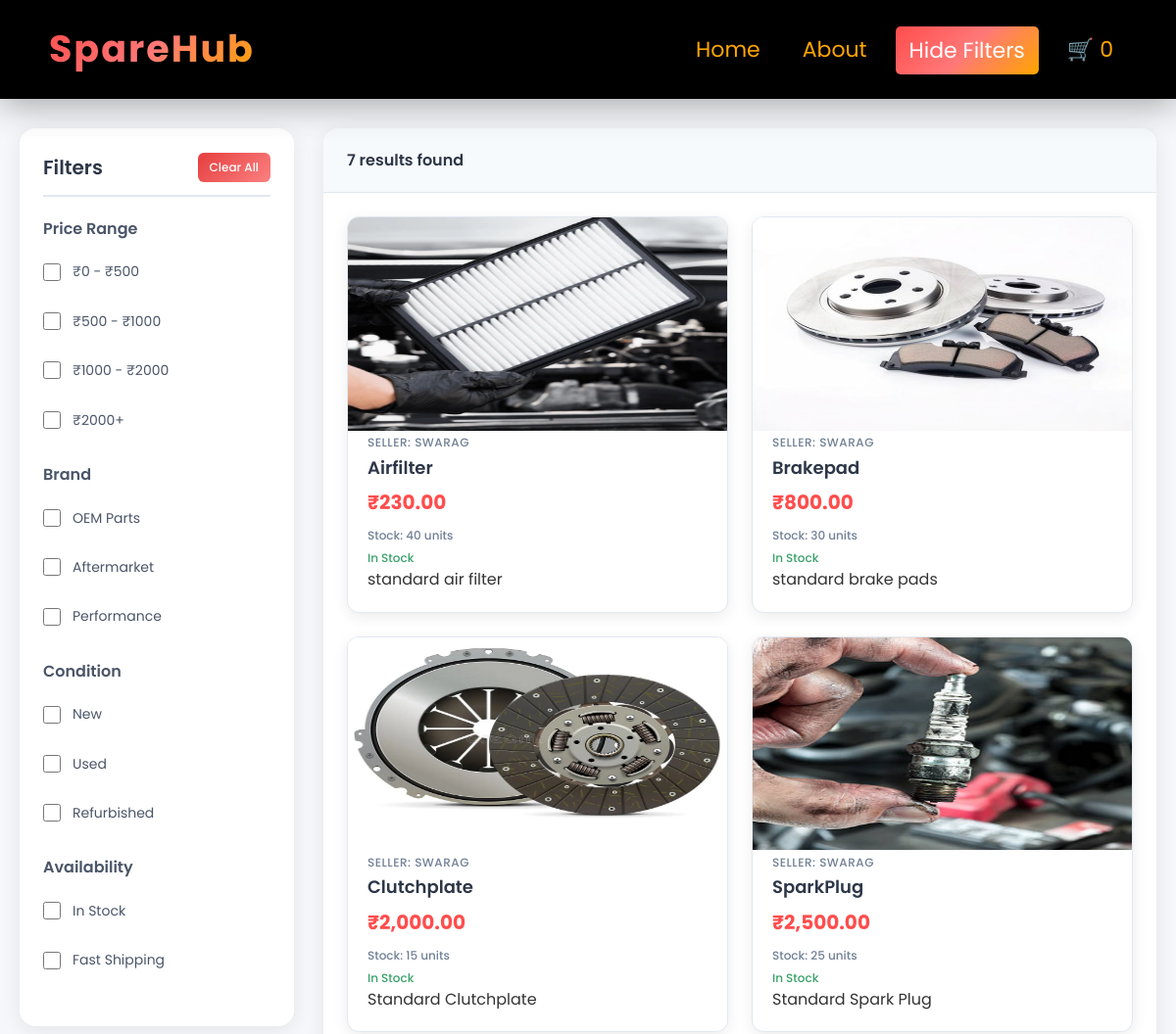
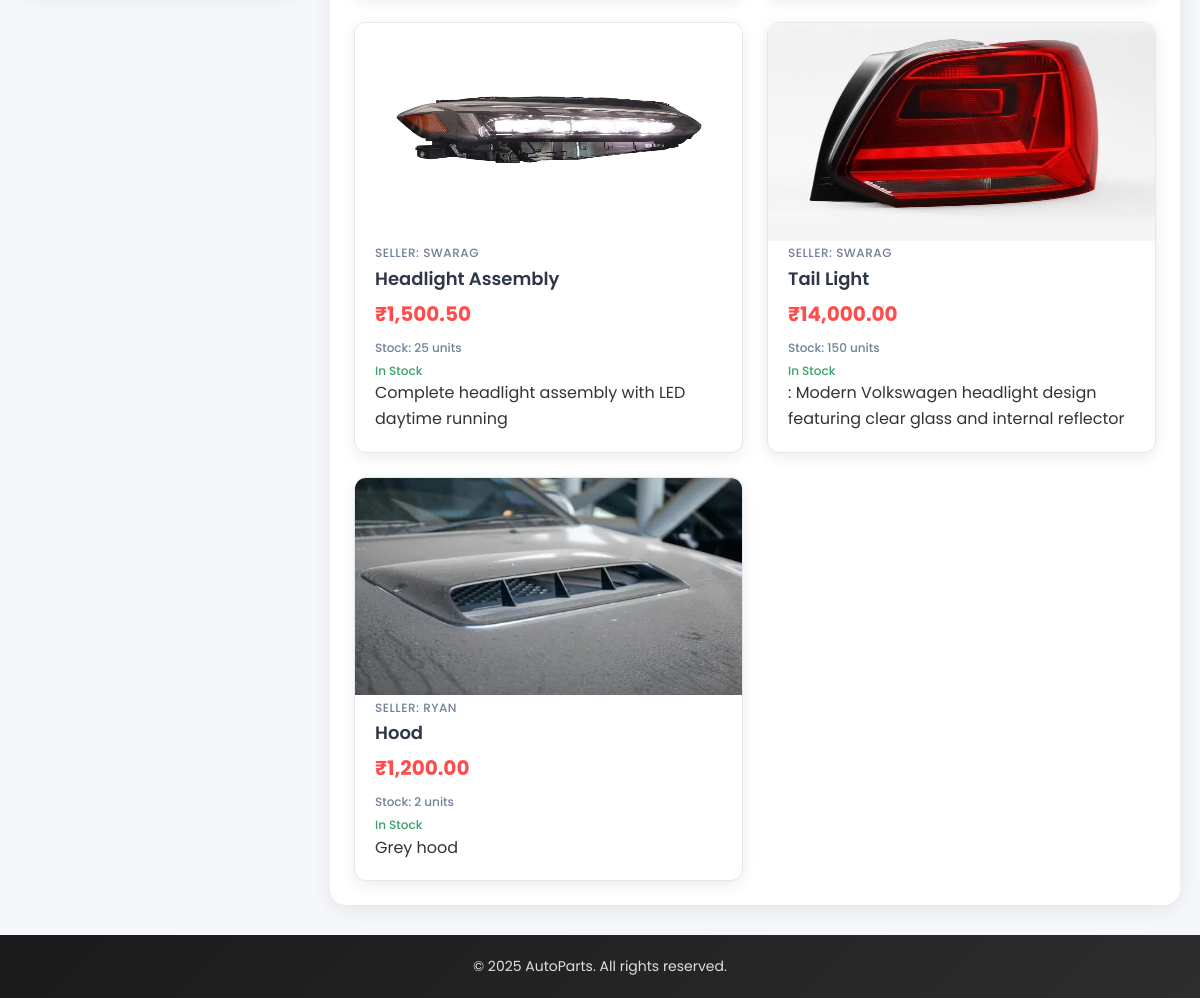
The page /pages/results.php on the database its author committed (2 pictures, top to bottom).
### tables this page shows
CREATE TABLE `parts` (
  `part_id` int(11) NOT NULL,
  `seller_id` int(11) DEFAULT NULL,
  `name` varchar(100) NOT NULL,
  `description` text DEFAULT NULL,
  `price` decimal(10,2) NOT NULL,
  `stock` int(11) DEFAULT 1,
  `brand` varchar(50) DEFAULT NULL,
  `model` varchar(50) DEFAULT NULL,
  `year` int(11) DEFAULT NULL,
  `category` varchar(50) DEFAULT NULL,
  `status` enum('new','used','refurbished') NOT NULL,
  `oem_number` varchar(50) DEFAULT NULL,
  `images` text DEFAULT NULL,
  `created_at` timestamp NULL DEFAULT current_timestamp(),
  `updated_at` timestamp NULL DEFAULT current_timestamp() ON UPDATE current_timestamp()
);

CREATE TABLE `users` (
  `user_id` int(11) NOT NULL,
  `name` varchar(100) NOT NULL,
  `password` varchar(255) NOT NULL,
  `role` enum('seller','buyer','admin') NOT NULL,
  `email` varchar(255) DEFAULT NULL,
  `phone` varchar(15) DEFAULT NULL,
  `created_at` date DEFAULT NULL
);

### pages/results.php (the view, shortened to what this page needs)
<?php
include '../database/db.php';
$stmt = $conn->prepare("SELECT p.*, u.name as seller_name FROM parts p JOIN users u ON p.seller_id = u.user_id WHERE p.stock > 0");
$stmt->execute();
$result = $stmt->get_result();
$parts = $result->fetch_all(MYSQLI_ASSOC);
$total_parts = count($parts);
?>
<html>
<head>
    <link rel="stylesheet" href="../styles/result.css">
</head>
<body>
    <div class="results-container">
        <div class="navbar">
            <div class="brand">SpareHub</div>
            <div class="links">
                <ul>
                    <li><a href="./Homepage.php">Home</a></li>
                    <li><a href="./about.html">About</a></li>
                    <li>
                        <button class="filter-btn" onclick="toggleFilters()" id="navbarFilterBtn">
                            Hide Filters
                        </button>
                    </li>
                    <li>
                        <a href="cart.php" class="cart-icon-link" title="View Cart">
                            <span class="cart-icon">
                                🛒
                                <span id="cart-count" class="cart-count">0</span>
                            </span>
                        </a>
                    </li>
                </ul>
            </div>
        </div>
        <main class="results-main">
            <section class="filters-sidebar" id="filtersSidebar">
                <div class="filters-header">
                    <h3>Filters</h3>
                    <button class="clear-filters-btn" onclick="clearAllFilters()">Clear All</button>
                </div>
                <div class="filter-group">
                    <h4>Price Range</h4>
                    <ul class="checkbox-group">
                        <li><label><input type="checkbox" onchange="applyFilters()"> ₹0 - ₹500</label></li>
                        <li><label><input type="checkbox" onchange="applyFilters()"> ₹500 - ₹1000</label></li>
                        <li><label><input type="checkbox" onchange="applyFilters()"> ₹1000 - ₹2000</label></li>
                        <li><label><input type="checkbox" onchange="applyFilters()"> ₹2000+</label></li>
                    </ul>
                </div>
                <div class="filter-group">
                    <h4>Brand</h4>
                    <ul class="checkbox-group">
                        <li><label><input type="checkbox" onchange="applyFilters()"> OEM Parts</label></li>
                        <li><label><input type="checkbox" onchange="applyFilters()"> Aftermarket</label></li>
                        <li><label><input type="checkbox" onchange="applyFilters()"> Performance</label></li>
                    </ul>
                </div>
                <div class="filter-group">
                    <h4>Condition</h4>
                    <ul class="checkbox-group">
                        <li><label><input type="checkbox" onchange="applyFilters()"> New</label></li>
                        <li><label><input type="checkbox" onchange="applyFilters()"> Used</label></li>
                        <li><label><input type="checkbox" onchange="applyFilters()"> Refurbished</label></li>
                    </ul>
                </div>
                <div class="filter-group">
                    <h4>Availability</h4>
                    <ul class="checkbox-group">
                        <li><label><input type="checkbox" onchange="applyFilters()"> In Stock</label></li>
                        <li><label><input type="checkbox" onchange="applyFilters()"> Fast Shipping</label></li>
                    </ul>
                </div>
            </section>
            <section class="results-grid">
                <div class="results-header-bar">
                    <span class="results-count" id="resultsCount"><?php echo $total_parts; ?> results found</span>
                </div>
                <div class="products-grid">
                    <?php foreach ($parts as $part): ?>
                    <div class="product-card"
                        data-price="<?php echo $part['price']; ?>"
                        data-condition="New"
                        data-availability="<?php echo $part['stock'] > 0 ? 'In Stock' : 'Out of Stock'; ?>"
                        onclick="window.location.href='partdetails.php?id=<?php echo $part['part_id']; ?>'">
                        <div class="product-image">
                            <img src="<?php echo htmlspecialchars($part['images']); ?>" alt="<?php echo htmlspecialchars($part['name']); ?>">
                        </div>
                        <div class="product-info">
                            <div class="product-brand">Seller: <?php echo htmlspecialchars($part['seller_name']); ?></div>
                            <h3 class="product-name"><?php echo htmlspecialchars($part['name']); ?></h3>
                            <div class="product-pricing">
                                <span class="current-price">₹<?php echo number_format($part['price'], 2); ?></span>
                            </div>
                            <div class="product-condition">Stock: <?php echo $part['stock']; ?> units</div>
                            <div class="product-shipping"><?php echo $part['stock'] > 0 ? 'In Stock' : 'Out of Stock'; ?></div>
                            <?php if (!empty($part['description'])): ?>
                            <div class="product-description"><?php echo htmlspecialchars($part['description']); ?></div>
                            <?php endif; ?>
                        </div>
                    </div>
                    <?php endforeach; ?>
                </div>
            </section>
        </main>
        <footer>© 2025 AutoParts. All rights reserved.</footer>
    </div>
</body>
</html>

### styles/result.css (style rules this page uses)
* { margin: 0; padding: 0; box-sizing: border-box; font-family: 'Poppins', sans-serif; }
body { background-color: #f5f7fa; line-height: 1.6; color: #333; }
.results-container { min-height: 100vh; background: #f5f7fa; }
.navbar { display: flex; justify-content: space-between; align-items: center; padding: 20px 50px; background: black; box-shadow: 0 8px 32px rgba(0, 0, 0, 0.3); position: sticky; top: 0; z-index: 1000; backdrop-filter: blur(10px); }
.brand { font-size: 38px; font-weight: bold; background: linear-gradient(135deg, #ff4d4d, #ff7878, #ffa500); -webkit-background-clip: text; -webkit-text-fill-color: transparent; background-clip: text; letter-spacing: 2px; }
.links ul { list-style: none; display: flex; gap: 15px; align-items: flex-end; height: 100%; }
.links li { display: flex; align-items: flex-end; height: 100%; }
.links a { text-decoration: none; color: #ffa500; font-size: 22px; padding: 8px 14px; border-radius: 5px; transition: all 0.3s ease; }
.filter-btn { background: linear-gradient(135deg, #ff4d4d, #ff7878, #ffa500); color: #ffffff; font-size: 22px; padding: 8px 14px; border-radius: 5px; border: none; transition: all 0.3s ease; cursor: pointer; font-family: inherit; }
.results-main { max-width: 1400px; margin: 0 auto; padding: 30px 20px; display: grid; grid-template-columns: 280px 1fr; gap: 30px; }
.filters-sidebar { background: white; padding: 24px; border-radius: 16px; box-shadow: 0 4px 20px rgba(0, 0, 0, 0.08); height: fit-content; position: sticky; top: 120px; }
.filters-header { display: flex; justify-content: space-between; align-items: center; margin-bottom: 20px; padding-bottom: 12px; border-bottom: 2px solid #e2e8f0; }
.filters-header h3 { margin: 0; font-size: 20px; font-weight: 600; color: #2d3748; }
.clear-filters-btn { background: linear-gradient(135deg, #e53e3e, #fc8181); color: white; border: none; padding: 6px 12px; border-radius: 6px; font-size: 12px; font-weight: 500; cursor: pointer; transition: all 0.3s ease; }
.filter-group { margin-bottom: 24px; }
.filter-group h4 { font-size: 16px; font-weight: 600; color: #4a5568; margin-bottom: 12px; }
.checkbox-group { list-style: none; display: flex; flex-direction: column; gap: 12px; }
.checkbox-group label { display: flex; align-items: center; cursor: pointer; font-size: 14px; color: #4a5568; padding: 8px 0; transition: color 0.3s ease; }
.checkbox-group input { margin-right: 12px; width: 18px; height: 18px; accent-color: #ff4d4d; cursor: pointer; }
.results-grid { background: white; border-radius: 16px; overflow: hidden; box-shadow: 0 4px 20px rgba(0, 0, 0, 0.08); }
.results-header-bar { display: flex; justify-content: space-between; align-items: center; padding: 20px 24px; border-bottom: 1px solid #e2e8f0; background: #f7fafc; }
.results-count { font-size: 16px; font-weight: 600; color: #2d3748; }
.products-grid { display: grid; grid-template-columns: repeat(auto-fill, minmax(300px, 1fr)); gap: 24px; padding: 24px; }
.product-card { background: white; border-radius: 12px; overflow: hidden; box-shadow: 0 4px 15px rgba(0, 0, 0, 0.08); transition: all 0.3s ease; border: 1px solid #e2e8f0; cursor: pointer; }
.product-image { height: 200px; background: #f8f9fa; display: flex; align-items: center; justify-content: center; font-size: 14px; color: #666; font-weight: 500; }
.product-image img { max-height: 235px; width: 100%; }
.product-info { padding: 20px; }
.product-brand { font-size: 12px; color: #718096; font-weight: 500; text-transform: uppercase; letter-spacing: 0.5px; margin-bottom: 4px; }
.product-name { font-size: 18px; font-weight: 600; color: #2d3748; margin-bottom: 8px; line-height: 1.3; }
.product-pricing { margin-bottom: 8px; }
.current-price { font-size: 20px; font-weight: 700; color: #ff4d4d; }
.product-condition { font-size: 12px; color: #718096; margin-bottom: 4px; font-weight: 500; }
.product-shipping { font-size: 12px; color: #38a169; font-weight: 500; }
footer { background: linear-gradient(135deg, #1a1a1a 0%, #2d2d2d 100%); color: #e0e0e0; text-align: center; padding: 20px; font-size: 14px; }

### rows shown on the page
parts: images (picture), users.name "SWARAG", name "Airfilter", price "230.00", stock "40", shows "In Stock", description "standard air filter"
parts: images (picture), users.name "SWARAG", name "Brakepad", price "800.00", stock "30", shows "In Stock", description "standard brake pads"
parts: images (picture), users.name "SWARAG", name "Clutchplate", price "2,000.00", stock "15", shows "In Stock", description "Standard Clutchplate"
parts: images (picture), users.name "SWARAG", name "SparkPlug", price "2,500.00", stock "25", shows "In Stock", description "Standard Spark Plug"
parts: images (picture), users.name "SWARAG", name "Headlight Assembly", price "1,500.50", stock "25", shows "In Stock", description "Complete headlight assembly with LED daytime running"
parts: images (picture), users.name "SWARAG", name "Tail Light", price "14,000.00", stock "150", shows "In Stock", description ": Modern Volkswagen headlight design featuring clear glass and internal reflector"
parts: images (picture), users.name "RYAN", name "Hood", price "1,200.00", stock "2", shows "In Stock", description "Grey hood"

### other values the page prints
$total_parts "7"
